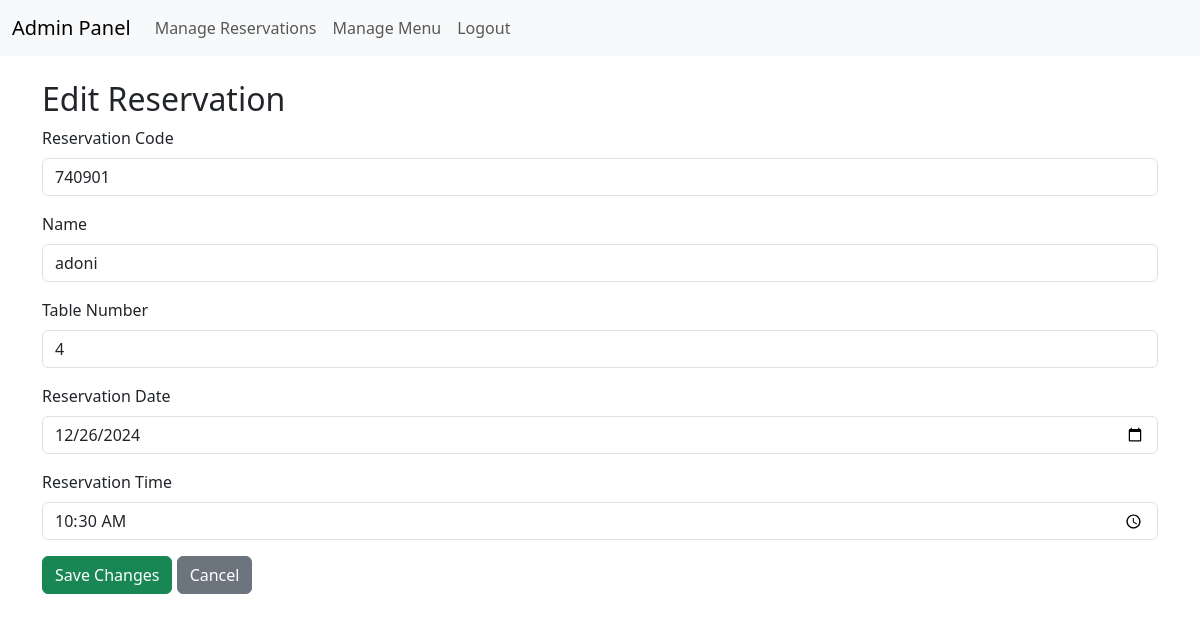
The app's page /admin/edit_reservation.php?id=4 (signed in) with its own data.
### tables this page shows
CREATE TABLE `customers` (
  `id` int(11) NOT NULL,
  `name` varchar(100) DEFAULT NULL,
  `email` varchar(100) DEFAULT NULL,
  `phone` varchar(20) DEFAULT NULL,
  `reservation_code` varchar(20) DEFAULT NULL,
  `table_number` int(11) DEFAULT NULL,
  `reservation_date` date DEFAULT NULL,
  `reservation_time` time DEFAULT NULL,
  `created_at` timestamp NOT NULL DEFAULT current_timestamp()
);

### admin/edit_reservation.php (the view, shortened to what this page needs)
<?php
include '../config/database.php';
include 'header.php';
$reservation_id = (int)$_GET['id'];
$reservation_query = $conn->query("SELECT * FROM customers WHERE id = $reservation_id");
$reservation = $reservation_query->fetch_assoc();
?>
<h2>Edit Reservation</h2>
<form method="POST" action="edit_reservation.php?id=<?= $reservation_id ?>">
    <div class="mb-3">
        <label for="reservation_code" class="form-label">Reservation Code</label>
        <input type="text" name="reservation_code" id="reservation_code" class="form-control" value="<?= htmlspecialchars($reservation['reservation_code']) ?>" required>
    </div>
    <div class="mb-3">
        <label for="name" class="form-label">Name</label>
        <input type="text" name="name" id="name" class="form-control" value="<?= htmlspecialchars($reservation['name']) ?>" required>
    </div>
    <div class="mb-3">
        <label for="table_number" class="form-label">Table Number</label>
        <input type="number" name="table_number" id="table_number" class="form-control" value="<?= htmlspecialchars($reservation['table_number']) ?>" required>
    </div>
    <div class="mb-3">
        <label for="reservation_date" class="form-label">Reservation Date</label>
        <input type="date" name="reservation_date" id="reservation_date" class="form-control" value="<?= htmlspecialchars($reservation['reservation_date']) ?>" required>
    </div>
    <div class="mb-3">
        <label for="reservation_time" class="form-label">Reservation Time</label>
        <input type="time" name="reservation_time" id="reservation_time" class="form-control" value="<?= htmlspecialchars($reservation['reservation_time']) ?>" required>
    </div>
    <button type="submit" class="btn btn-success">Save Changes</button>
    <a href="reservations_list.php" class="btn btn-secondary">Cancel</a>
</form>
<?php include 'footer.php'; ?>

### records on screen
customers: reservation_code "740901", name "adoni", table_number "4", reservation_date "12/26/2024", reservation_time "10:30:00"
